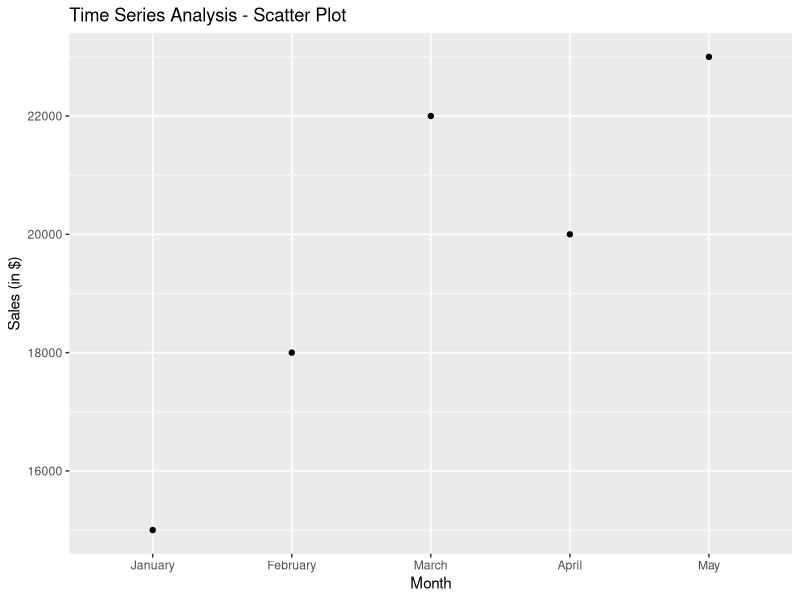
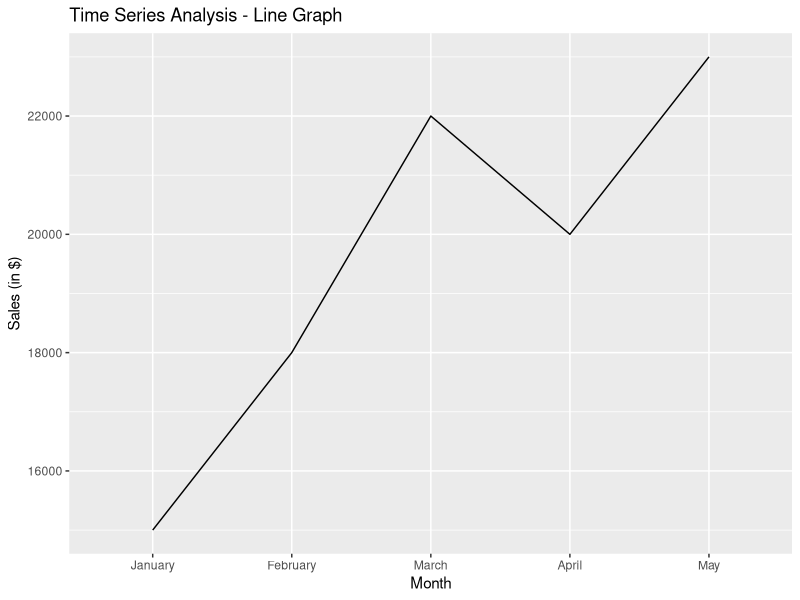

The R script that drew these images, in order:
# Install and load necessary libraries
install.packages(c("ggplot2", "dplyr"))
library(ggplot2)
library(dplyr)

# Data
time_series_data <- data.frame(
  Month = c("January", "February", "March", "April", "May"),
  Sales = c(15000, 18000, 22000, 20000, 23000)
)

# Convert Month column to factor with proper ordering
time_series_data$Month <- factor(time_series_data$Month, levels = c("January", "February", "March", "April", "May"))

# Scatter Plot
scatter_plot <- ggplot(time_series_data, aes(x = Month, y = Sales)) +
  geom_point() +
  labs(title = "Time Series Analysis - Scatter Plot", x = "Month", y = "Sales (in $)")

# Line Graph
line_graph <- ggplot(time_series_data, aes(x = Month, y = Sales, group = 1)) +
  geom_line() +
  labs(title = "Time Series Analysis - Line Graph", x = "Month", y = "Sales (in $)")

# Display the plots
print(scatter_plot)
print(line_graph)

